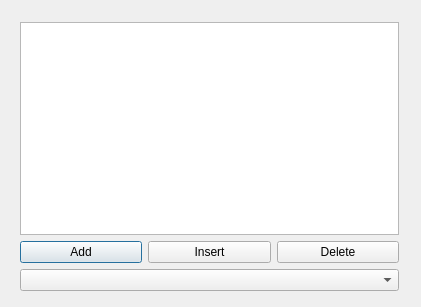
<?xml version="1.0" encoding="UTF-8"?>
<ui version="4.0">
 <class>Dialog</class>
 <widget class="QDialog" name="Dialog">
  <property name="geometry">
   <rect>
    <x>0</x>
    <y>0</y>
    <width>421</width>
    <height>307</height>
   </rect>
  </property>
  <property name="windowTitle">
   <string>Dialog</string>
  </property>
  <widget class="QWidget" name="">
   <property name="geometry">
    <rect>
     <x>9</x>
     <y>11</y>
     <width>401</width>
     <height>291</height>
    </rect>
   </property>
   <layout class="QVBoxLayout" name="verticalLayout">
    <item>
     <widget class="QListView" name="listView"/>
    </item>
    <item>
     <layout class="QHBoxLayout" name="horizontalLayout">
      <item>
       <widget class="QPushButton" name="pushButton">
        <property name="text">
         <string>Add</string>
        </property>
       </widget>
      </item>
      <item>
       <widget class="QPushButton" name="pushButton_2">
        <property name="text">
         <string>Insert</string>
        </property>
       </widget>
      </item>
      <item>
       <widget class="QPushButton" name="pushButton_3">
        <property name="text">
         <string>Delete</string>
        </property>
       </widget>
      </item>
     </layout>
    </item>
    <item>
     <widget class="QComboBox" name="comboBox"/>
    </item>
   </layout>
  </widget>
 </widget>
 <layoutdefault spacing="6" margin="11"/>
 <resources/>
 <connections/>
</ui>
